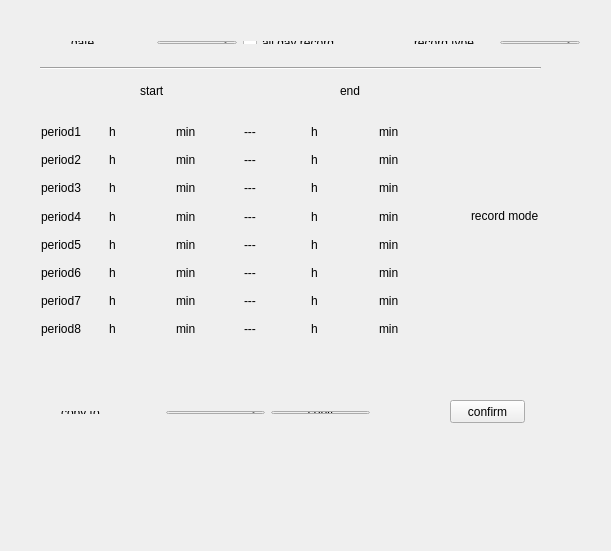
<?xml version="1.0" encoding="UTF-8"?>
<ui version="4.0">
 <class>CDlgRemoteRecordScheduleClass</class>
 <widget class="QWidget" name="CDlgRemoteRecordScheduleClass">
  <property name="geometry">
   <rect>
    <x>0</x>
    <y>0</y>
    <width>611</width>
    <height>551</height>
   </rect>
  </property>
  <property name="windowTitle">
   <string>CDlgRemoteRecordSchedule</string>
  </property>
  <widget class="Line" name="line">
   <property name="geometry">
    <rect>
     <x>40</x>
     <y>60</y>
     <width>501</width>
     <height>16</height>
    </rect>
   </property>
   <property name="orientation">
    <enum>Qt::Horizontal</enum>
   </property>
  </widget>
  <widget class="QPushButton" name="btnSave">
   <property name="geometry">
    <rect>
     <x>450</x>
     <y>400</y>
     <width>75</width>
     <height>23</height>
    </rect>
   </property>
   <property name="text">
    <string>confirm</string>
   </property>
  </widget>
  <widget class="QWidget" name="layoutWidget">
   <property name="geometry">
    <rect>
     <x>60</x>
     <y>30</y>
     <width>531</width>
     <height>25</height>
    </rect>
   </property>
   <layout class="QGridLayout" name="gridLayout_6">
    <item row="0" column="0">
     <layout class="QGridLayout" name="gridLayout">
      <item row="0" column="0">
       <widget class="QLabel" name="label">
        <property name="text">
         <string>date</string>
        </property>
       </widget>
      </item>
      <item row="0" column="1">
       <widget class="QComboBox" name="comboWeekDay"/>
      </item>
     </layout>
    </item>
    <item row="0" column="1">
     <widget class="QCheckBox" name="checkRecordAllDay">
      <property name="text">
       <string>all day record</string>
      </property>
     </widget>
    </item>
    <item row="0" column="2">
     <layout class="QGridLayout" name="gridLayout_2">
      <item row="0" column="0">
       <widget class="QLabel" name="label_2">
        <property name="text">
         <string>record type</string>
        </property>
       </widget>
      </item>
      <item row="0" column="1">
       <widget class="QComboBox" name="comboDayRecordType"/>
      </item>
     </layout>
    </item>
   </layout>
  </widget>
  <widget class="QWidget" name="layoutWidget">
   <property name="geometry">
    <rect>
     <x>50</x>
     <y>400</y>
     <width>331</width>
     <height>25</height>
    </rect>
   </property>
   <layout class="QGridLayout" name="gridLayout_21">
    <item row="0" column="0">
     <widget class="QLabel" name="label_54">
      <property name="text">
       <string>copy to</string>
      </property>
     </widget>
    </item>
    <item row="0" column="1">
     <widget class="QComboBox" name="comboCopyRecordDay"/>
    </item>
    <item row="0" column="2">
     <widget class="QPushButton" name="btnCopyDay">
      <property name="text">
       <string>copy</string>
      </property>
     </widget>
    </item>
   </layout>
  </widget>
  <widget class="QLabel" name="label_3">
   <property name="geometry">
    <rect>
     <x>140</x>
     <y>80</y>
     <width>81</width>
     <height>21</height>
    </rect>
   </property>
   <property name="text">
    <string>start</string>
   </property>
  </widget>
  <widget class="QLabel" name="label_4">
   <property name="geometry">
    <rect>
     <x>340</x>
     <y>80</y>
     <width>71</width>
     <height>21</height>
    </rect>
   </property>
   <property name="text">
    <string>end</string>
   </property>
  </widget>
  <widget class="QWidget" name="layoutWidget">
   <property name="geometry">
    <rect>
     <x>30</x>
     <y>110</y>
     <width>421</width>
     <height>241</height>
    </rect>
   </property>
   <layout class="QGridLayout" name="gridLayout_3">
    <item row="0" column="0">
     <layout class="QVBoxLayout" name="verticalLayout_4">
      <item>
       <widget class="QLabel" name="label_6">
        <property name="text">
         <string>period1</string>
        </property>
       </widget>
      </item>
      <item>
       <widget class="QLabel" name="label_12">
        <property name="text">
         <string>period2</string>
        </property>
       </widget>
      </item>
      <item>
       <widget class="QLabel" name="label_18">
        <property name="text">
         <string>period3</string>
        </property>
       </widget>
      </item>
      <item>
       <widget class="QLabel" name="label_30">
        <property name="text">
         <string>period4</string>
        </property>
       </widget>
      </item>
      <item>
       <widget class="QLabel" name="label_24">
        <property name="text">
         <string>period5</string>
        </property>
       </widget>
      </item>
      <item>
       <widget class="QLabel" name="label_42">
        <property name="text">
         <string>period6</string>
        </property>
       </widget>
      </item>
      <item>
       <widget class="QLabel" name="label_36">
        <property name="text">
         <string>period7</string>
        </property>
       </widget>
      </item>
      <item>
       <widget class="QLabel" name="label_48">
        <property name="text">
         <string>period8</string>
        </property>
       </widget>
      </item>
     </layout>
    </item>
    <item row="0" column="1">
     <layout class="QVBoxLayout" name="vLayStartHour"/>
    </item>
    <item row="0" column="2">
     <layout class="QVBoxLayout" name="verticalLayout_6">
      <item>
       <widget class="QLabel" name="label_7">
        <property name="text">
         <string>h</string>
        </property>
       </widget>
      </item>
      <item>
       <widget class="QLabel" name="label_13">
        <property name="text">
         <string>h</string>
        </property>
       </widget>
      </item>
      <item>
       <widget class="QLabel" name="label_19">
        <property name="text">
         <string>h</string>
        </property>
       </widget>
      </item>
      <item>
       <widget class="QLabel" name="label_31">
        <property name="text">
         <string>h</string>
        </property>
       </widget>
      </item>
      <item>
       <widget class="QLabel" name="label_25">
        <property name="text">
         <string>h</string>
        </property>
       </widget>
      </item>
      <item>
       <widget class="QLabel" name="label_43">
        <property name="text">
         <string>h</string>
        </property>
       </widget>
      </item>
      <item>
       <widget class="QLabel" name="label_37">
        <property name="text">
         <string>h</string>
        </property>
       </widget>
      </item>
      <item>
       <widget class="QLabel" name="label_49">
        <property name="text">
         <string>h</string>
        </property>
       </widget>
      </item>
     </layout>
    </item>
    <item row="0" column="3">
     <layout class="QVBoxLayout" name="vLayStartMin"/>
    </item>
    <item row="0" column="4">
     <layout class="QVBoxLayout" name="verticalLayout_5">
      <item>
       <widget class="QLabel" name="label_8">
        <property name="text">
         <string>min</string>
        </property>
       </widget>
      </item>
      <item>
       <widget class="QLabel" name="label_14">
        <property name="text">
         <string>min</string>
        </property>
       </widget>
      </item>
      <item>
       <widget class="QLabel" name="label_20">
        <property name="text">
         <string>min</string>
        </property>
       </widget>
      </item>
      <item>
       <widget class="QLabel" name="label_32">
        <property name="text">
         <string>min</string>
        </property>
       </widget>
      </item>
      <item>
       <widget class="QLabel" name="label_26">
        <property name="text">
         <string>min</string>
        </property>
       </widget>
      </item>
      <item>
       <widget class="QLabel" name="label_44">
        <property name="text">
         <string>min</string>
        </property>
       </widget>
      </item>
      <item>
       <widget class="QLabel" name="label_38">
        <property name="text">
         <string>min</string>
        </property>
       </widget>
      </item>
      <item>
       <widget class="QLabel" name="label_50">
        <property name="text">
         <string>min</string>
        </property>
       </widget>
      </item>
     </layout>
    </item>
    <item row="0" column="5">
     <layout class="QVBoxLayout" name="verticalLayout_7">
      <item>
       <widget class="QLabel" name="label_11">
        <property name="text">
         <string>---</string>
        </property>
       </widget>
      </item>
      <item>
       <widget class="QLabel" name="label_15">
        <property name="text">
         <string>---</string>
        </property>
       </widget>
      </item>
      <item>
       <widget class="QLabel" name="label_21">
        <property name="text">
         <string>---</string>
        </property>
       </widget>
      </item>
      <item>
       <widget class="QLabel" name="label_33">
        <property name="text">
         <string>---</string>
        </property>
       </widget>
      </item>
      <item>
       <widget class="QLabel" name="label_27">
        <property name="text">
         <string>---</string>
        </property>
       </widget>
      </item>
      <item>
       <widget class="QLabel" name="label_45">
        <property name="text">
         <string>---</string>
        </property>
       </widget>
      </item>
      <item>
       <widget class="QLabel" name="label_39">
        <property name="text">
         <string>---</string>
        </property>
       </widget>
      </item>
      <item>
       <widget class="QLabel" name="label_51">
        <property name="text">
         <string>---</string>
        </property>
       </widget>
      </item>
     </layout>
    </item>
    <item row="0" column="6">
     <layout class="QVBoxLayout" name="vLayEndHour"/>
    </item>
    <item row="0" column="7">
     <layout class="QVBoxLayout" name="verticalLayout_8">
      <item>
       <widget class="QLabel" name="label_9">
        <property name="text">
         <string>h</string>
        </property>
       </widget>
      </item>
      <item>
       <widget class="QLabel" name="label_16">
        <property name="text">
         <string>h</string>
        </property>
       </widget>
      </item>
      <item>
       <widget class="QLabel" name="label_22">
        <property name="text">
         <string>h</string>
        </property>
       </widget>
      </item>
      <item>
       <widget class="QLabel" name="label_34">
        <property name="text">
         <string>h</string>
        </property>
       </widget>
      </item>
      <item>
       <widget class="QLabel" name="label_28">
        <property name="text">
         <string>h</string>
        </property>
       </widget>
      </item>
      <item>
       <widget class="QLabel" name="label_46">
        <property name="text">
         <string>h</string>
        </property>
       </widget>
      </item>
      <item>
       <widget class="QLabel" name="label_40">
        <property name="text">
         <string>h</string>
        </property>
       </widget>
      </item>
      <item>
       <widget class="QLabel" name="label_52">
        <property name="text">
         <string>h</string>
        </property>
       </widget>
      </item>
     </layout>
    </item>
    <item row="0" column="8">
     <layout class="QVBoxLayout" name="vLayEndMin"/>
    </item>
    <item row="0" column="9">
     <layout class="QVBoxLayout" name="verticalLayout_3">
      <item>
       <widget class="QLabel" name="label_10">
        <property name="text">
         <string>min</string>
        </property>
       </widget>
      </item>
      <item>
       <widget class="QLabel" name="label_17">
        <property name="text">
         <string>min</string>
        </property>
       </widget>
      </item>
      <item>
       <widget class="QLabel" name="label_23">
        <property name="text">
         <string>min</string>
        </property>
       </widget>
      </item>
      <item>
       <widget class="QLabel" name="label_35">
        <property name="text">
         <string>min</string>
        </property>
       </widget>
      </item>
      <item>
       <widget class="QLabel" name="label_29">
        <property name="text">
         <string>min</string>
        </property>
       </widget>
      </item>
      <item>
       <widget class="QLabel" name="label_47">
        <property name="text">
         <string>min</string>
        </property>
       </widget>
      </item>
      <item>
       <widget class="QLabel" name="label_41">
        <property name="text">
         <string>min</string>
        </property>
       </widget>
      </item>
      <item>
       <widget class="QLabel" name="label_53">
        <property name="text">
         <string>min</string>
        </property>
       </widget>
      </item>
     </layout>
    </item>
   </layout>
  </widget>
  <widget class="QWidget" name="layoutWidget">
   <property name="geometry">
    <rect>
     <x>460</x>
     <y>80</y>
     <width>141</width>
     <height>271</height>
    </rect>
   </property>
   <layout class="QGridLayout" name="gridLayout_4">
    <item row="0" column="0">
     <widget class="QLabel" name="label_5">
      <property name="text">
       <string>record mode</string>
      </property>
     </widget>
    </item>
    <item row="1" column="0">
     <layout class="QVBoxLayout" name="vLayRecordType"/>
    </item>
   </layout>
  </widget>
 </widget>
 <layoutdefault spacing="6" margin="11"/>
 <resources/>
 <connections/>
</ui>
